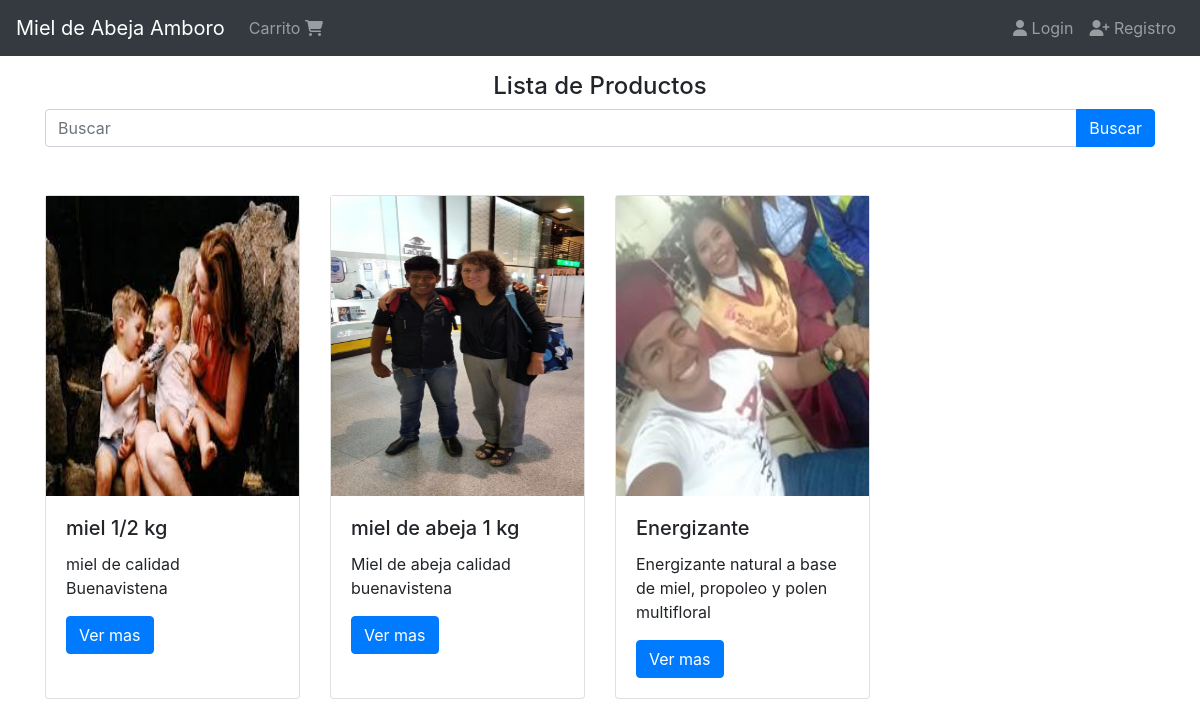
Before: / with the older database file.
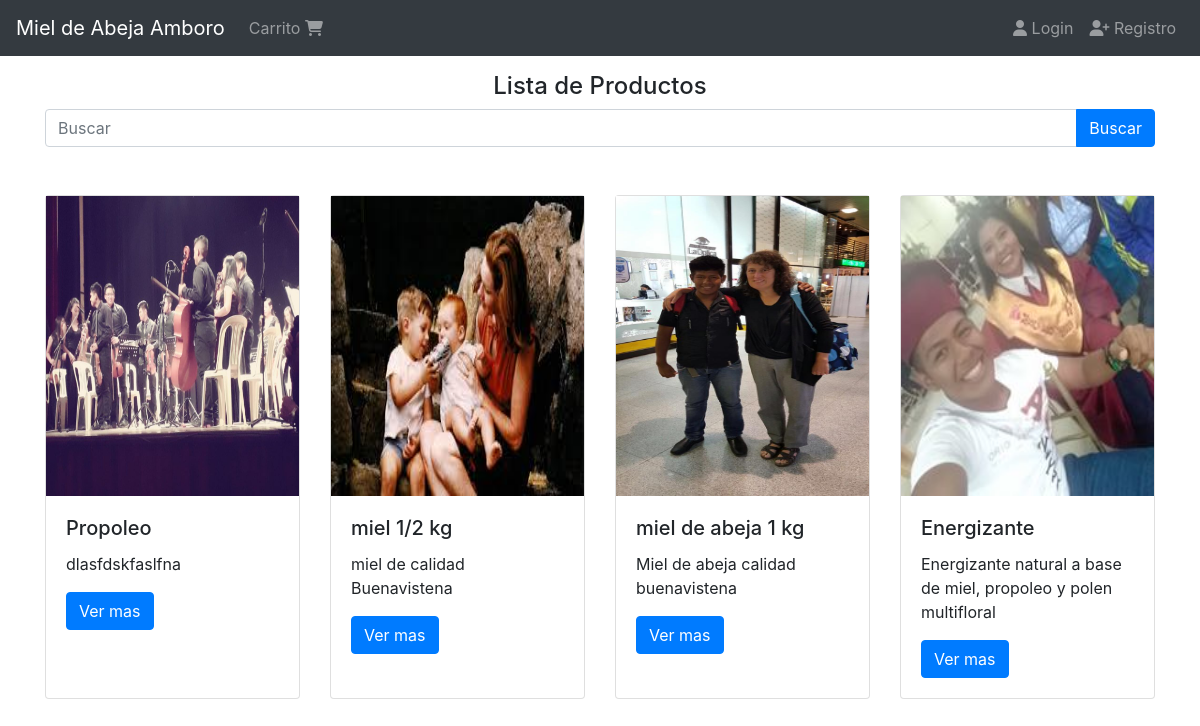
After: the same page with the newer database file.
### products/models.py (models this page shows, shortened)
class Product(models.Model):
    tittle =models.CharField(max_length=50)
    description=models.TextField()
    price=models.DecimalField(max_digits=8, decimal_places=2, default=0.0)
    slug=models.SlugField(null=False, blank=False, unique=True)
    image=models.ImageField(upload_to='products/',null=False, blank=False)
    created_at=models.DateTimeField(auto_now_add=True)

### products/views.py (the view)
# urls.py: path('', ProductListView.as_view(), name='index'),
class ProductListView(ListView):
    template_name='index.html'
    queryset=Product.objects.all().order_by('-id')
    def get_context_data(self, **kwargs):
        context = super().get_context_data(**kwargs)
        context['message']='Lista de Productos'
        return context

### templates/index.html
  {%extends 'base.html' %}
  {%block content%}
  <div class="col">
    <h4 class="text-center">{{message}}</h4>
    {%include 'products/snippets/search.html'%}
    {% include 'products/snippets/list.html'%}
  </div>
  {%endblock%}

### products/templates/products/snippets/list.html
<div class="row">
  {%for object in product_list%}
    <div class="col-3 mt-5">
      {%include 'products/snippets/product.html' with product=object%}
    </div>
  {%endfor%}
</div>

### products/templates/products/snippets/product.html
<div class="card h-100">
  {% if product.image %}
    <img src="{{ product.image.url }}" alt="Imagen del Producto" height="300" >
  {% endif %}
  <div class="card-body">
    <h5 class="card-title">{{product.tittle}}</h5>
    <p class="card-text">{{ product.description }}</p>
    <a href="{% url 'products:product' product.slug %}"class="btn btn-primary">Ver mas</a>
  </div>
</div>

Changed rows visible on the page:
added Product: image (picture), tittle "Propoleo", description "dlasfdskfaslfna"
